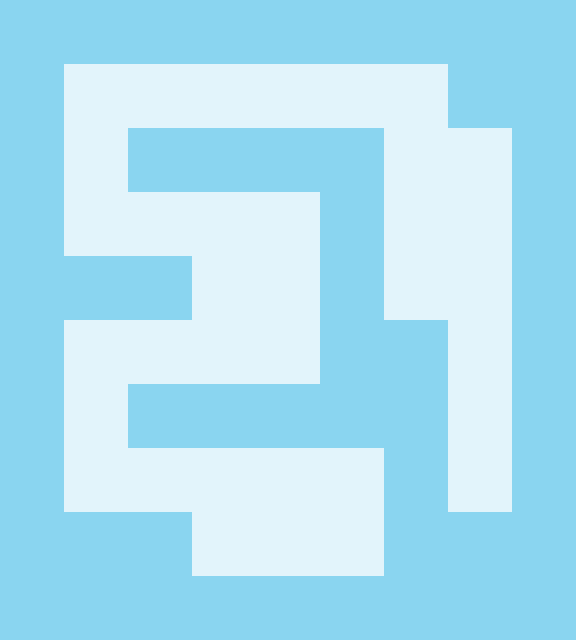

This is a level from a 2D game, rendered from its Tiled map with the project's own tilesets. A one-line summary and the map file follow, with tile-layer data summarised:
An orthogonal 9x10 tile map with 64x64 px tiles, 1 tile layer (background) and 15 objects (9x operation, 4x condition, player, exit).

<map version="1.0" orientation="orthogonal" width="9" height="10" tilewidth="64" tileheight="64">
 <properties>
  <property name="time" value="20" />
 </properties>
 <tileset firstgid="1" name="tileset" tilewidth="64" tileheight="64" spacing="2" margin="2">
  <image source="../tiles/tiles.png" width="128" height="256" />
  <tile id="1">
   <properties>
    <property name="walkable" value="true" />
   </properties>
  </tile>
 </tileset>
 <layer name="background" width="9" height="10">
  <data>[90 cells, 90 non-empty, 2 distinct tile ids]</data>
 </layer>
 <objectgroup name="objects" width="9" height="10">
  <object name="player" type="player" x="320" y="512" width="64" height="64" />
  <object name="exit" x="448" y="448" width="64" height="64" />
  <object name="=:2" type="condition" x="448" y="320" width="64" height="64" />
  <object name="+:7" type="operation" x="192" y="512" width="64" height="64" />
  <object name="=:16" type="condition" x="320" y="64" width="64" height="64" />
  <object name="+:1" type="operation" x="64" y="320" width="64" height="64" />
  <object name="=:21" type="condition" x="64" y="448" width="64" height="64" />
  <object name="=:1" type="condition" x="128" y="192" width="64" height="64" />
  <object name="*:3" type="operation" x="320" y="448" width="64" height="64" />
  <object name="*:2" type="operation" x="256" y="320" width="64" height="64" />
  <object name="+:1" type="operation" x="384" y="256" width="64" height="64" />
  <object name="%:5" type="operation" x="448" y="128" width="64" height="64" />
  <object name="+:15" type="operation" x="128" y="64" width="64" height="64" />
  <object name="%:3" type="operation" x="256" y="256" width="64" height="64" />
  <object name="-:4" type="operation" x="256" y="192" width="64" height="64" />
 </objectgroup>
</map>
